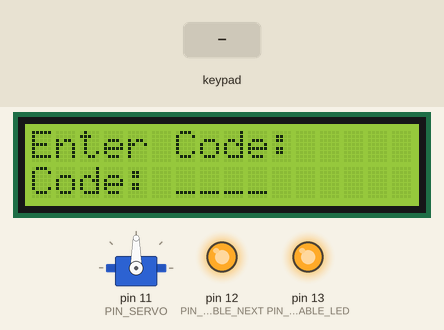
A sketch run on a simulated Arduino Uno, built with avr-gcc and run on an emulated ATmega328P. Shown: servo, 16×2 character LCD, output pins drawn as LEDs (lit = HIGH). The test bench sets the inputs (shaded band). What the sketch prints to the serial monitor is not drawn.

Above: at 2.0 s.
2.1 s: keypad keys 1 A 2 B pressed 0.4 s apart
At 3.7 s:
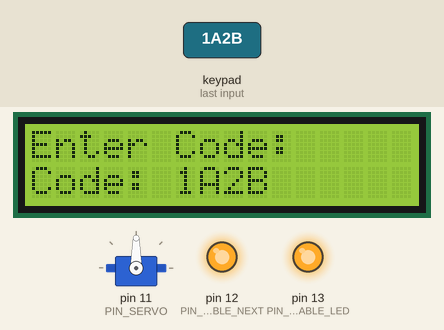
At 4.6 s:
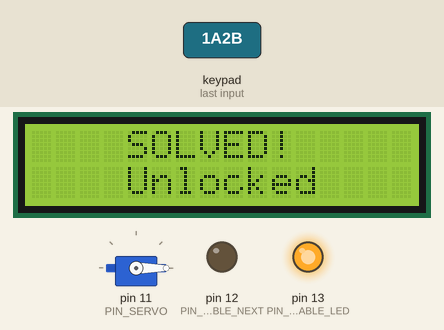
Timing chart, 0 to 6.1 s (numbered marks = the images above; inputs shaded):
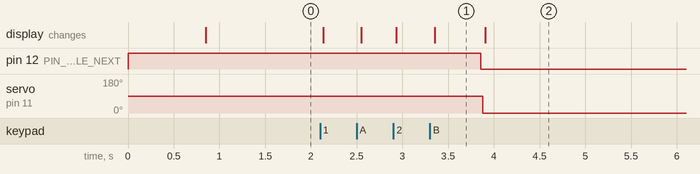

Measured:
- after the input at 2.1 s, pin 12 (PIN_ENABLE_NEXT): HIGH → LOW after 1.8 s; servo on pin 11 (PIN_SERVO): 90° → 0° after 1.8 s; the display: first changes at once (image 1 shows a later state)
- what the display in image 1 shows lasts 0.5 s, from 3.4 s to 3.9 s

The sketch:

TicketCodeLock.ino
```cpp
/*
  Ticket Code Lock — Public Showcase Version

  This sanitized firmware demonstrates a keypad-based puzzle with:
  - A 4x4 matrix keypad
  - A 16x2 I2C LCD
  - A servo-controlled lock
  - A next-module enable output

  The original production access code is intentionally excluded.
*/

#include <Keypad.h>
#include <LiquidCrystal_I2C.h>
#include <Servo.h>
#include <Wire.h>

// -------------------- Keypad --------------------
constexpr byte ROW_COUNT = 4;
constexpr byte COLUMN_COUNT = 4;

char keyMap[ROW_COUNT][COLUMN_COUNT] = {
  {'0', '1', '2', '3'},
  {'4', '5', '6', '7'},
  {'8', '9', 'A', 'B'},
  {'C', 'D', 'E', 'F'}
};

byte rowPins[ROW_COUNT] = {7, 8, 9, 10};
byte columnPins[COLUMN_COUNT] = {3, 4, 5, 6};

Keypad keypad = Keypad(
  makeKeymap(keyMap),
  rowPins,
  columnPins,
  ROW_COUNT,
  COLUMN_COUNT
);

// -------------------- Outputs --------------------
constexpr uint8_t PIN_SERVO = 11;
constexpr uint8_t PIN_ENABLE_NEXT = 12;
constexpr uint8_t PIN_ENABLE_LED = 13;

// The original hardware used an active-low next-module signal.
constexpr uint8_t NEXT_MODULE_IDLE = HIGH;
constexpr uint8_t NEXT_MODULE_ACTIVE = LOW;

constexpr int SERVO_LOCK_POSITION = 90;
constexpr int SERVO_UNLOCK_POSITION = 0;

// -------------------- Demonstration code --------------------
constexpr uint8_t CODE_LENGTH = 4;
constexpr char DEMO_TARGET_CODE[CODE_LENGTH + 1] = "1A2B";
constexpr unsigned long DEBOUNCE_MILLISECONDS = 35;

// -------------------- LCD --------------------
uint8_t detectedLcdAddress = 0;
LiquidCrystal_I2C lcd(0x27, 16, 2);
bool lcdAvailable = false;

// -------------------- State --------------------
Servo lockServo;

char enteredCode[CODE_LENGTH + 1] = {0};
uint8_t enteredIndex = 0;
bool puzzleSolved = false;

// -------------------- Helpers --------------------
uint8_t detectLcdAddress() {
  constexpr uint8_t commonAddresses[] = {0x27, 0x3F};

  for (uint8_t address : commonAddresses) {
    Wire.beginTransmission(address);

    if (Wire.endTransmission() == 0) {
      return address;
    }
  }

  return 0;
}

void printCentered(uint8_t row, const char* message) {
  if (!lcdAvailable) {
    return;
  }

  lcd.setCursor(0, row);
  lcd.print(F("                "));

  const uint8_t length = strlen(message);
  const uint8_t startColumn = length < 16 ? (16 - length) / 2 : 0;

  lcd.setCursor(startColumn, row);
  lcd.print(message);
}

void showCodeEntry() {
  if (!lcdAvailable) {
    return;
  }

  lcd.setCursor(0, 0);
  lcd.print(F("Enter Code:     "));

  lcd.setCursor(0, 1);
  lcd.print(F("Code: "));

  for (uint8_t index = 0; index < CODE_LENGTH; index++) {
    lcd.print(index < enteredIndex ? enteredCode[index] : '_');
  }

  lcd.print(F("      "));
}

void resetEntry() {
  enteredIndex = 0;

  for (uint8_t index = 0; index <= CODE_LENGTH; index++) {
    enteredCode[index] = '\0';
  }

  showCodeEntry();
}

bool enteredCodeIsCorrect() {
  for (uint8_t index = 0; index < CODE_LENGTH; index++) {
    if (enteredCode[index] != DEMO_TARGET_CODE[index]) {
      return false;
    }
  }

  return true;
}

void unlockPuzzle() {
  puzzleSolved = true;

  digitalWrite(PIN_ENABLE_NEXT, NEXT_MODULE_ACTIVE);
  lockServo.write(SERVO_UNLOCK_POSITION);

  if (lcdAvailable) {
    lcd.clear();
    printCentered(0, "SOLVED!");
    printCentered(1, "Unlocked");
  }

  Serial.println(F("Puzzle solved."));
}

void showWrongCodeFeedback() {
  Serial.println(F("Wrong demonstration code."));

  if (lcdAvailable) {
    printCentered(0, "WRONG CODE!");
    printCentered(1, "Try again...");
  }

  delay(1000);
  resetEntry();
}

// -------------------- Setup / Loop --------------------
void setup() {
  Serial.begin(115200);
  Wire.begin();

  keypad.setDebounceTime(DEBOUNCE_MILLISECONDS);

  pinMode(PIN_ENABLE_NEXT, OUTPUT);
  pinMode(PIN_ENABLE_LED, OUTPUT);

  digitalWrite(PIN_ENABLE_NEXT, NEXT_MODULE_IDLE);
  digitalWrite(PIN_ENABLE_LED, HIGH);

  lockServo.attach(PIN_SERVO);
  lockServo.write(SERVO_LOCK_POSITION);

  detectedLcdAddress = detectLcdAddress();

  if (detectedLcdAddress != 0) {
    lcd = LiquidCrystal_I2C(detectedLcdAddress, 16, 2);
    lcd.init();
    lcd.backlight();
    lcdAvailable = true;

    lcd.clear();
    printCentered(0, "Code Lock");
    printCentered(1, "Ready");
    delay(700);

    lcd.clear();
    showCodeEntry();
  } else {
    Serial.println(F("LCD not found. Check SDA, SCL and I2C address."));
  }

  Serial.println(F("Ticket code-lock puzzle ready."));
}

void loop() {
  if (puzzleSolved) {
    delay(50);
    return;
  }

  const char pressedKey = keypad.getKey();

  if (pressedKey == NO_KEY) {
    delay(5);
    return;
  }

  if (enteredIndex >= CODE_LENGTH) {
    resetEntry();
  }

  enteredCode[enteredIndex] = pressedKey;
  enteredIndex++;
  enteredCode[enteredIndex] = '\0';

  showCodeEntry();

  if (enteredIndex == CODE_LENGTH) {
    delay(500);

    if (enteredCodeIsCorrect()) {
      unlockPuzzle();
    } else {
      showWrongCodeFeedback();
    }
  }

  delay(30);
}
```
